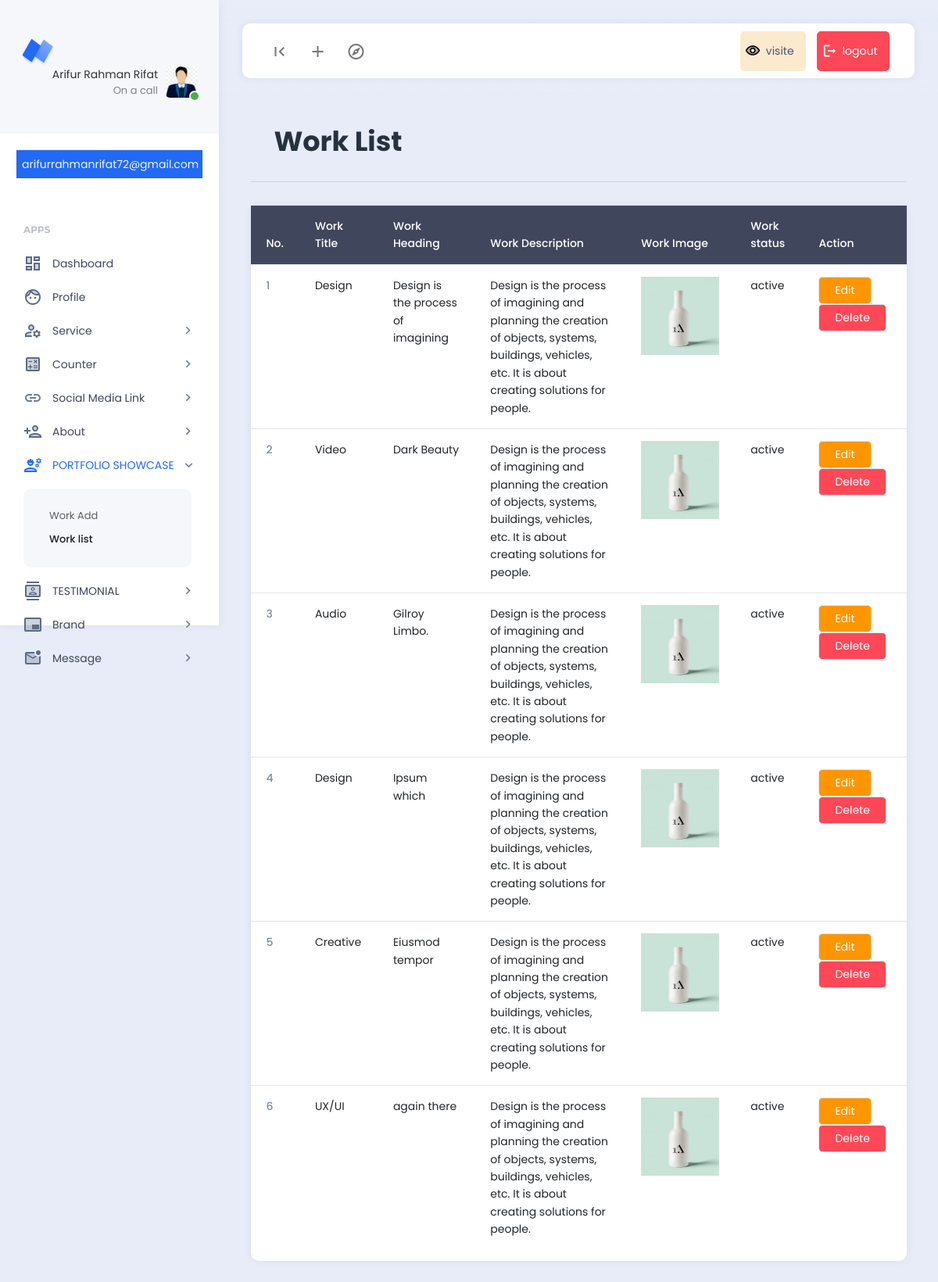
The app's page /admin/dashbord/adminDashbord/work_list.php (signed in) with its own data.
### tables this page shows
CREATE TABLE `works` (
  `ID` int NOT NULL,
  `work_title` varchar(100) NOT NULL,
  `work_heading` varchar(250) NOT NULL,
  `work_description` text NOT NULL,
  `work_image` varchar(200) NOT NULL,
  `work_status` varchar(50) NOT NULL
);

### admin/dashbord/adminDashbord/work_list.php (the view, shortened to what this page needs)
<?php require_once('./includes/header.php');
require_once('../../../connect.php');
?>
<div class="app-content">
    <div class="content-wrapper">
        <div class="container">
            <div class="row">
                <div class="col">
                    <div class="page-description">
                        <h1>Work List</h1>
                    </div>
                </div>
            </div>
            <div class="col-12">
                <div class="card">
                    <div class="example-content">
                        <table class="table">
                            <thead class="table-dark">
                                <tr>
                                    <th scope="col">No.</th>
                                    <th scope="col">Work Title</th>
                                    <th scope="col">Work Heading</th>
                                    <th scope="col">Work Description</th>
                                    <th scope="col">Work Image</th>
                                    <th scope="col">Work status</th>
                                    <th scope="col">Action</th>
                                </tr>
                            </thead>
                            <tbody>
                                <?php
                                $work_query = "SELECT * FROM works";
                                $work_query_db = mysqli_query($db_connection, $work_query);
                                $work_image_name = mysqli_fetch_assoc($work_query_db)['work_image'];
                                $serial = 1;
                                foreach ($work_query_db as $works) : ?>
                                    <tr>
                                        <th><?= $serial++ ?></th>
                                        <td><?= $works['work_title'] ?></td>
                                        <td><?= $works['work_heading'] ?></td>
                                        <td><?= $works['work_description'] ?></td>
                                        <td><img src="./upload/works/<?= $work_image_name ?>" alt="image_not_work" class="" style="width: 100px; height:100px;"></td>
                                        <td><?= $works['work_status'] ?></td>
                                        <td><a href="./work_update.php?id=<?= $works['ID'] ?>" class="btn btn-warning">Edit</a>
                                            <a href="./work_delete.php?id=<?= $works['ID'] ?>" class="btn btn-danger">Delete</a>
                                        </td>
                                    </tr>
                                <?php
                                endforeach;
                                ?>
                            </tbody>
                        </table>
                    </div>
                </div>
            </div>
        </div>
    </div>
</div>
</div>
</div>
<?php require_once('./includes/footer.php') ?>

### admin/dashbord/adminDashbord/includes/header.php (shortened to what this page needs)
<?php
require_once('../../../connect.php');
$page_path = explode('/', $_SERVER['PHP_SELF']);
$page_name = end($page_path);
?>
<!DOCTYPE html>
<html lang="en">
<head>
  <link href="../assets/plugins/bootstrap/css/bootstrap.min.css" rel="stylesheet">
  <link href="../assets/plugins/perfectscroll/perfect-scrollbar.css" rel="stylesheet">
  <link href="../assets/plugins/pace/pace.css" rel="stylesheet">
  <link rel="stylesheet" href="https://cdnjs.cloudflare.com/ajax/libs/font-awesome/4.7.0/css/font-awesome.min.css" />
  <link href="../assets/css/main.min.css" rel="stylesheet">
  <link href="../assets/css/custom.css" rel="stylesheet">
</head>
<body>
  <div class="app align-content-stretch d-flex flex-wrap">
    <div class="app-sidebar">
      <div class="logo">
        <a href="index.html" class="logo-icon"><span class="logo-text">Neptune</span></a>
        <div class="sidebar-user-switcher user-activity-online">
          <a href="#">
            <?php
            $user_id = $_SESSION['dashbord_show_id'];
            $profile_pic_query = "SELECT profile_pic FROM admins WHERE ID='$user_id'";
            $profile_pic_query_db = mysqli_query($db_connection, $profile_pic_query);
            $demo_pic_name = mysqli_fetch_assoc($profile_pic_query_db)['profile_pic'];
            ?>
            <img src="./upload/profile/<?= $demo_pic_name ?>">
            <span class="activity-indicator"></span>
            <span class="user-info-text" title="user name"><?= $_SESSION['dashbord_show_name'] ?><br><span class="user-state-info">On a call</span></span>
          </a>
        </div>
      </div>
      <p class="bg bg-primary text-light m-4 p-2" title="user email"><?= $_SESSION['dashbord_show_email'] ?></p>
      <div class="app-menu" style="height:400px; overflow:scroll;">
        <ul class="accordion-menu">
          <li class="sidebar-title">
            Apps
          </li>
          <li class="<?= ($page_name == 'home.php') ? 'active-page' : '' ?>">
            <a href="./home.php" class="active"><i class="material-icons-two-tone">dashboard</i>Dashboard</a>
          </li>
          <li class="<?= ($page_name == 'Profile.php')  ? 'active-page' : '' ?>">
            <a href="./Profile.php"><i class="material-icons-two-tone">face</i>Profile</a>
          </li>
          <li class="<?= ($page_name == 'service_add.php') || ($page_name == 'service_list.php') ? 'active-page' : '' ?> ">
            <a href=""><i class="material-icons-two-tone">manage_accounts</i>Service<i class="material-icons has-sub-menu">keyboard_arrow_right</i></a>
          </li>
          <li class="<?= ($page_name == 'counter_add.php') || ($page_name == 'counter_list.php') ? 'active-page' : '' ?> ">
            <a href=""><i class="material-icons-two-tone">calculate</i>Counter<i class="material-icons has-sub-menu">keyboard_arrow_right</i></a>
          </li>
          <li class="<?= ($page_name == 'social_link_add.php') ? 'active-page' : '' ?> ">
            <a href=""><i class="material-icons-two-tone">link</i>Social Media Link<i class="material-icons has-sub-menu">keyboard_arrow_right</i></a>
          </li>
          <li class="<?= ($page_name == 'about_add.php') || ($page_name == 'skills_add.php') || ($page_name == 'skills_list.php') ? 'active-page' : '' ?> ">
            <a href=""><i class="material-icons-two-tone">person_add</i>About<i class="material-icons has-sub-menu">keyboard_arrow_right</i></a>
          </li>
          <li class="<?= ($page_name == 'work_add.php')|| ($page_name == 'work_list.php') ? 'active-page' : '' ?> ">
            <a href=""><i class="material-icons-two-tone">engineering</i>PORTFOLIO SHOWCASE<i class="material-icons has-sub-menu">keyboard_arrow_right</i></a>
            <ul class="sub-menu" style="display: none;">
              <li>
                <a class="<?= ($page_name == 'work_add.php') ? 'active' : '' ?>" href="./work_add.php">Work Add</a>
              </li>
              <li>
                <a class="<?= ($page_name == 'work_list.php') ? 'active' : '' ?>" href="./work_list.php">Work list</a>
              </li>
            </ul>
          </li>
          <li class="<?= ($page_name == 'testimonial_add.php') || ($page_name == 'testimonial_list.php') ? 'active-page' : '' ?>">
            <a href=""><i class="material-icons-two-tone">contacts</i>TESTIMONIAL<i class="material-icons has-sub-menu">keyboard_arrow_right</i></a>
          </li>
          <li class="<?= ($page_name == 'brand_add.php') || ($page_name == 'brand_list.php') ? 'active-page' : '' ?>">
            <a href=""><i class="material-icons-two-tone">branding_watermark</i>Brand<i class="material-icons has-sub-menu">keyboard_arrow_right</i></a>
          </li>
          <li class="<?= ($page_name == 'message_list.php') ? 'active-page' : '' ?>">
            <a href=""><i class="material-icons-two-tone">mark_email_unread</i>Message<i class="material-icons has-sub-menu">keyboard_arrow_right</i></a>
          </li>
        </ul>
      </div>
    </div>
    <div class="app-container">
      <div class="app-header">
        <nav class="navbar navbar-light navbar-expand-lg">
          <div class="container-fluid">
            <div class="navbar-nav" id="navbarNav">
              <ul class="navbar-nav">
                <li class="nav-item">
                  <a class="nav-link hide-sidebar-toggle-button" href="#"><i class="material-icons">first_page</i></a>
                </li>
                <li class="nav-item dropdown hidden-on-mobile">
                  <a class="nav-link dropdown-toggle" href="#" id="addDropdownLink" role="button" data-bs-toggle="dropdown" aria-expanded="false">
                    <i class="material-icons">add</i>
                  </a>
                </li>
                <li class="nav-item dropdown hidden-on-mobile">
                  <a class="nav-link dropdown-toggle" href="#" id="exploreDropdownLink" role="button" data-bs-toggle="dropdown" aria-expanded="false">
                    <i class="material-icons-outlined">explore</i>
                  </a>
                </li>
              </ul>
            </div>
            <div class="d-flex">
              <ul class="navbar-nav">
              <a href="./../fontend/index.php" class="btn btn-secondary p-3 m-2"><i class="material-icons-two-tone">visibility</i>visite</a>
                <a href="../auth/logout.php" class="btn btn-danger p-3 m-2"><i class="material-icons-two-tone">logout</i>logout</a>
              </ul>
            </div>
          </div>
        </nav>
      </div>

### admin/dashbord/adminDashbord/includes/footer.php (shortened to what this page needs)
</body>
</html>

### records on screen
works: work_title "Design", work_heading "Design is the process of imagining", work_description "Design is the process of imagining and planning the creation of objects, systems, buildings, vehicles, etc. It is about creating solutions for people.", work_image (picture), work_status "active"
works: work_title "Video", work_heading "Dark Beauty", work_description "Design is the process of imagining and planning the creation of objects, systems, buildings, vehicles, etc. It is about creating solutions for people.", works.work_image (picture), work_status "active"
works: work_title "Audio", work_heading "Gilroy Limbo.", work_description "Design is the process of imagining and planning the creation of objects, systems, buildings, vehicles, etc. It is about creating solutions for people.", works.work_image (picture), work_status "active"
works: work_title "Design", work_heading "Ipsum which", work_description "Design is the process of imagining and planning the creation of objects, systems, buildings, vehicles, etc. It is about creating solutions for people.", works.work_image (picture), work_status "active"
works: work_title "Creative", work_heading "Eiusmod tempor", work_description "Design is the process of imagining and planning the creation of objects, systems, buildings, vehicles, etc. It is about creating solutions for people.", works.work_image (picture), work_status "active"
works: work_title "UX/UI", work_heading "again there", work_description "Design is the process of imagining and planning the creation of objects, systems, buildings, vehicles, etc. It is about creating solutions for people.", works.work_image (picture), work_status "active"

### other values on screen
$_SESSION['dashbord_show_name'] "Arifur Rahman Rifat"
$_SESSION['dashbord_show_email'] "arifurrahmanrifat72@gmail.com"
